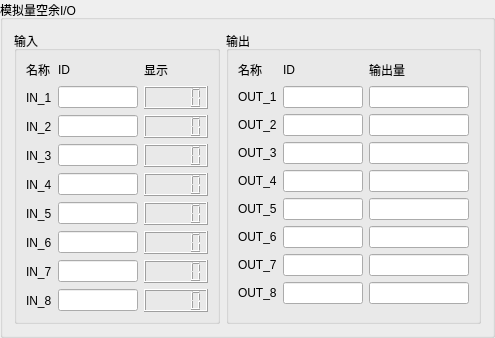
             <widget class="QGroupBox" name="groupBox_AnalogSpare">
              <property name="title">
               <string>模拟量空余I/O</string>
              </property>
              <layout class="QHBoxLayout" name="horizontalLayout_16">
               <item>
                <widget class="QGroupBox" name="groupBox_AnalogSpareIN">
                 <property name="title">
                  <string>输入</string>
                 </property>
                 <layout class="QGridLayout" name="gridLayout_48">
                  <item row="4" column="2">
                   <widget class="QLCDNumber" name="lcdNumber_AnalogSpareIN_INValue3"/>
                  </item>
                  <item row="2" column="2">
                   <widget class="QLCDNumber" name="lcdNumber_AnalogSpareIN_INValue1">
                    <property name="minimumSize">
                     <size>
                      <width>0</width>
                      <height>0</height>
                     </size>
                    </property>
                    <property name="maximumSize">
                     <size>
                      <width>100</width>
                      <height>16777215</height>
                     </size>
                    </property>
                   </widget>
                  </item>
                  <item row="2" column="1">
                   <widget class="QLineEdit" name="lineEdit_AnalogSpareIN_INID1">
                    <property name="maximumSize">
                     <size>
                      <width>80</width>
                      <height>16777215</height>
                     </size>
                    </property>
                   </widget>
                  </item>
                  <item row="2" column="0">
                   <widget class="QLabel" name="label_AnalogSpareIN_IN1">
                    <property name="maximumSize">
                     <size>
                      <width>80</width>
                      <height>16777215</height>
                     </size>
                    </property>
                    <property name="text">
                     <string>IN_1</string>
                    </property>
                   </widget>
                  </item>
                  <item row="8" column="2">
                   <widget class="QLCDNumber" name="lcdNumber_AnalogSpareIN_INValue7"/>
                  </item>
                  <item row="7" column="2">
                   <widget class="QLCDNumber" name="lcdNumber_AnalogSpareIN_INValue6"/>
                  </item>
                  <item row="6" column="2">
                   <widget class="QLCDNumber" name="lcdNumber_AnalogSpareIN_INValue5"/>
                  </item>
                  <item row="5" column="2">
                   <widget class="QLCDNumber" name="lcdNumber_AnalogSpareIN_INValue4"/>
                  </item>
                  <item row="3" column="2">
                   <widget class="QLCDNumber" name="lcdNumber_AnalogSpareIN_INValue2">
                    <property name="maximumSize">
                     <size>
                      <width>100</width>
                      <height>16777215</height>
                     </size>
                    </property>
                   </widget>
                  </item>
                  <item row="8" column="1">
                   <widget class="QLineEdit" name="lineEdit_AnalogSpareIN_INID7">
                    <property name="maximumSize">
                     <size>
                      <width>80</width>
                      <height>16777215</height>
                     </size>
                    </property>
                   </widget>
                  </item>
                  <item row="7" column="1">
                   <widget class="QLineEdit" name="lineEdit_AnalogSpareIN_INID6">
                    <property name="maximumSize">
                     <size>
                      <width>80</width>
                      <height>16777215</height>
                     </size>
                    </property>
                   </widget>
                  </item>
                  <item row="6" column="1">
                   <widget class="QLineEdit" name="lineEdit_AnalogSpareIN_INID5">
                    <property name="maximumSize">
                     <size>
                      <width>80</width>
                      <height>16777215</height>
                     </size>
                    </property>
                   </widget>
                  </item>
                  <item row="4" column="1">
                   <widget class="QLineEdit" name="lineEdit_AnalogSpareIN_INID3">
                    <property name="maximumSize">
                     <size>
                      <width>80</width>
                      <height>16777215</height>
                     </size>
                    </property>
                   </widget>
                  </item>
                  <item row="5" column="1">
                   <widget class="QLineEdit" name="lineEdit_AnalogSpareIN_INID4">
                    <property name="maximumSize">
                     <size>
                      <width>80</width>
                      <height>16777215</height>
                     </size>
                    </property>
                   </widget>
                  </item>
                  <item row="3" column="1">
                   <widget class="QLineEdit" name="lineEdit_AnalogSpareIN_INID2">
                    <property name="maximumSize">
                     <size>
                      <width>80</width>
                      <height>16777215</height>
                     </size>
                    </property>
                   </widget>
                  </item>
                  <item row="0" column="1">
                   <widget class="QLabel" name="label_409">
                    <property name="minimumSize">
                     <size>
                      <width>0</width>
                      <height>20</height>
                     </size>
                    </property>
                    <property name="maximumSize">
                     <size>
                      <width>16777215</width>
                      <height>20</height>
                     </size>
                    </property>
                    <property name="text">
                     <string>ID</string>
                    </property>
                   </widget>
                  </item>
                  <item row="0" column="0">
                   <widget class="QLabel" name="label_408">
                    <property name="minimumSize">
                     <size>
                      <width>0</width>
                      <height>20</height>
                     </size>
                    </property>
                    <property name="maximumSize">
                     <size>
                      <width>16777215</width>
                      <height>20</height>
                     </size>
                    </property>
                    <property name="text">
                     <string>名称</string>
                    </property>
                   </widget>
                  </item>
                  <item row="0" column="2">
                   <widget class="QLabel" name="label_410">
                    <property name="minimumSize">
                     <size>
                      <width>0</width>
                      <height>20</height>
                     </size>
                    </property>
                    <property name="maximumSize">
                     <size>
                      <width>16777215</width>
                      <height>20</height>
                     </size>
                    </property>
                    <property name="text">
                     <string>显示</string>
                    </property>
                   </widget>
                  </item>
                  <item row="8" column="0">
                   <widget class="QLabel" name="label_AnalogSpareIN_IN7">
                    <property name="text">
                     <string>IN_7</string>
                    </property>
                   </widget>
                  </item>
                  <item row="7" column="0">
                   <widget class="QLabel" name="label_AnalogSpareIN_IN6">
                    <property name="text">
                     <string>IN_6</string>
                    </property>
                   </widget>
                  </item>
                  <item row="6" column="0">
                   <widget class="QLabel" name="label_AnalogSpareIN_IN5">
                    <property name="text">
                     <string>IN_5</string>
                    </property>
                   </widget>
                  </item>
                  <item row="5" column="0">
                   <widget class="QLabel" name="label_AnalogSpareIN_IN4">
                    <property name="text">
                     <string>IN_4</string>
                    </property>
                   </widget>
                  </item>
                  <item row="4" column="0">
                   <widget class="QLabel" name="label_AnalogSpareIN_IN3">
                    <property name="text">
                     <string>IN_3</string>
                    </property>
                   </widget>
                  </item>
                  <item row="3" column="0">
                   <widget class="QLabel" name="label_AnalogSpareIN_IN2">
                    <property name="text">
                     <string>IN_2</string>
                    </property>
                   </widget>
                  </item>
                  <item row="9" column="0">
                   <widget class="QLabel" name="label_AnalogSpareIN_IN8">
                    <property name="text">
                     <string>IN_8</string>
                    </property>
                   </widget>
                  </item>
                  <item row="9" column="1">
                   <widget class="QLineEdit" name="lineEdit_AnalogSpareIN_INID8">
                    <property name="maximumSize">
                     <size>
                      <width>80</width>
                      <height>16777215</height>
                     </size>
                    </property>
                   </widget>
                  </item>
                  <item row="9" column="2">
                   <widget class="QLCDNumber" name="lcdNumber_AnalogSpareIN_INValue8"/>
                  </item>
                 </layout>
                </widget>
               </item>
               <item>
                <widget class="QGroupBox" name="groupBox_AnalogSpareOUT">
                 <property name="title">
                  <string>输出</string>
                 </property>
                 <layout class="QGridLayout" name="gridLayout_49">
                  <item row="0" column="2">
                   <widget class="QLabel" name="label_415">
                    <property name="minimumSize">
                     <size>
                      <width>0</width>
                      <height>20</height>
                     </size>
                    </property>
                    <property name="maximumSize">
                     <size>
                      <width>16777215</width>
                      <height>20</height>
                     </size>
                    </property>
                    <property name="text">
                     <string>输出量</string>
                    </property>
                   </widget>
                  </item>
                  <item row="0" column="0">
                   <widget class="QLabel" name="label_414">
                    <property name="minimumSize">
                     <size>
                      <width>0</width>
                      <height>20</height>
                     </size>
                    </property>
                    <property name="maximumSize">
                     <size>
                      <width>16777215</width>
                      <height>20</height>
                     </size>
                    </property>
                    <property name="text">
                     <string>名称</string>
                    </property>
                   </widget>
                  </item>
                  <item row="0" column="1">
                   <widget class="QLabel" name="label_413">
                    <property name="minimumSize">
                     <size>
                      <width>0</width>
                      <height>20</height>
                     </size>
                    </property>
                    <property name="maximumSize">
                     <size>
                      <width>16777215</width>
                      <height>20</height>
                     </size>
                    </property>
                    <property name="text">
                     <string>ID</string>
                    </property>
                   </widget>
                  </item>
                  <item row="7" column="0">
                   <widget class="QLabel" name="label_AnalogSpareOUT_OUT7">
                    <property name="text">
                     <string>OUT_7</string>
                    </property>
                   </widget>
                  </item>
                  <item row="5" column="0">
                   <widget class="QLabel" name="label_AnalogSpareOUT_OUT5">
                    <property name="text">
                     <string>OUT_5</string>
                    </property>
                   </widget>
                  </item>
                  <item row="6" column="0">
                   <widget class="QLabel" name="label_AnalogSpareOUT_OUT6">
                    <property name="text">
                     <string>OUT_6</string>
                    </property>
                   </widget>
                  </item>
                  <item row="2" column="0">
                   <widget class="QLabel" name="label_AnalogSpareOUT_OUT2">
                    <property name="text">
                     <string>OUT_2</string>
                    </property>
                   </widget>
                  </item>
                  <item row="8" column="0">
                   <widget class="QLabel" name="label_AnalogSpareOUT_OUT8">
                    <property name="text">
                     <string>OUT_8</string>
                    </property>
                   </widget>
                  </item>
                  <item row="3" column="0">
                   <widget class="QLabel" name="label_AnalogSpareOUT_OUT3">
                    <property name="text">
                     <string>OUT_3</string>
                    </property>
                   </widget>
                  </item>
                  <item row="1" column="2">
                   <widget class="QLineEdit" name="lineEdit_AnalogSpareOUT_OUTValue1">
                    <property name="maximumSize">
                     <size>
                      <width>100</width>
                      <height>16777215</height>
                     </size>
                    </property>
                   </widget>
                  </item>
                  <item row="1" column="0">
                   <widget class="QLabel" name="label_AnalogSpareOUT_OUT1">
                    <property name="maximumSize">
                     <size>
                      <width>80</width>
                      <height>16777215</height>
                     </size>
                    </property>
                    <property name="text">
                     <string>OUT_1</string>
                    </property>
                   </widget>
                  </item>
                  <item row="1" column="1">
                   <widget class="QLineEdit" name="lineEdit_AnalogSpareOUT_OUTID1">
                    <property name="maximumSize">
                     <size>
                      <width>80</width>
                      <height>16777215</height>
                     </size>
                    </property>
                   </widget>
                  </item>
                  <item row="4" column="0">
                   <widget class="QLabel" name="label_AnalogSpareOUT_OUT4">
                    <property name="text">
                     <string>OUT_4</string>
                    </property>
                   </widget>
                  </item>
                  <item row="2" column="1">
                   <widget class="QLineEdit" name="lineEdit_AnalogSpareOUT_OUTID2">
                    <property name="maximumSize">
                     <size>
                      <width>80</width>
                      <height>16777215</height>
                     </size>
                    </property>
                   </widget>
                  </item>
                  <item row="3" column="1">
                   <widget class="QLineEdit" name="lineEdit_AnalogSpareOUT_OUTID3">
                    <property name="maximumSize">
                     <size>
                      <width>80</width>
                      <height>16777215</height>
                     </size>
                    </property>
                   </widget>
                  </item>
                  <item row="4" column="1">
                   <widget class="QLineEdit" name="lineEdit_AnalogSpareOUT_OUTID4">
                    <property name="maximumSize">
                     <size>
                      <width>80</width>
                      <height>16777215</height>
                     </size>
                    </property>
                   </widget>
                  </item>
                  <item row="5" column="1">
                   <widget class="QLineEdit" name="lineEdit_AnalogSpareOUT_OUTID5">
                    <property name="maximumSize">
                     <size>
                      <width>80</width>
                      <height>16777215</height>
                     </size>
                    </property>
                   </widget>
                  </item>
                  <item row="6" column="1">
                   <widget class="QLineEdit" name="lineEdit_AnalogSpareOUT_OUTID6">
                    <property name="maximumSize">
                     <size>
                      <width>80</width>
                      <height>16777215</height>
                     </size>
                    </property>
                   </widget>
                  </item>
                  <item row="7" column="1">
                   <widget class="QLineEdit" name="lineEdit_AnalogSpareOUT_OUTID7">
                    <property name="maximumSize">
                     <size>
                      <width>80</width>
                      <height>16777215</height>
                     </size>
                    </property>
                   </widget>
                  </item>
                  <item row="2" column="2">
                   <widget class="QLineEdit" name="lineEdit_AnalogSpareOUT_OUTValue2">
                    <property name="maximumSize">
                     <size>
                      <width>100</width>
                      <height>16777215</height>
                     </size>
                    </property>
                   </widget>
                  </item>
                  <item row="8" column="1">
                   <widget class="QLineEdit" name="lineEdit_AnalogSpareOUT_OUTID8">
                    <property name="maximumSize">
                     <size>
                      <width>80</width>
                      <height>16777215</height>
                     </size>
                    </property>
                   </widget>
                  </item>
                  <item row="3" column="2">
                   <widget class="QLineEdit" name="lineEdit_AnalogSpareOUT_OUTValue3">
                    <property name="maximumSize">
                     <size>
                      <width>100</width>
                      <height>16777215</height>
                     </size>
                    </property>
                   </widget>
                  </item>
                  <item row="4" column="2">
                   <widget class="QLineEdit" name="lineEdit_AnalogSpareOUT_OUTValue4">
                    <property name="maximumSize">
                     <size>
                      <width>100</width>
                      <height>16777215</height>
                     </size>
                    </property>
                   </widget>
                  </item>
                  <item row="5" column="2">
                   <widget class="QLineEdit" name="lineEdit_AnalogSpareOUT_OUTValue5">
                    <property name="maximumSize">
                     <size>
                      <width>100</width>
                      <height>16777215</height>
                     </size>
                    </property>
                   </widget>
                  </item>
                  <item row="6" column="2">
                   <widget class="QLineEdit" name="lineEdit_AnalogSpareOUT_OUTValue6">
                    <property name="maximumSize">
                     <size>
                      <width>100</width>
                      <height>16777215</height>
                     </size>
                    </property>
                   </widget>
                  </item>
                  <item row="7" column="2">
                   <widget class="QLineEdit" name="lineEdit_AnalogSpareOUT_OUTValue7">
                    <property name="maximumSize">
                     <size>
                      <width>100</width>
                      <height>16777215</height>
                     </size>
                    </property>
                   </widget>
                  </item>
                  <item row="8" column="2">
                   <widget class="QLineEdit" name="lineEdit_AnalogSpareOUT_OUTValue8">
                    <property name="maximumSize">
                     <size>
                      <width>100</width>
                      <height>16777215</height>
                     </size>
                    </property>
                   </widget>
                  </item>
                 </layout>
                </widget>
               </item>
              </layout>
             </widget>
